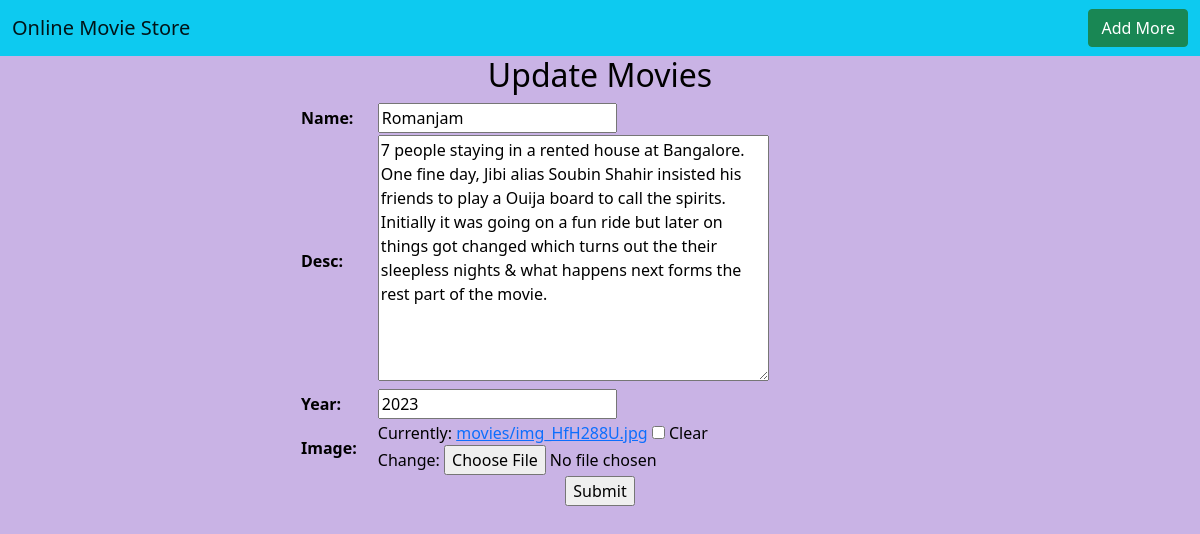
Screenshot of /update/2 with the database file from the repository.
### app1/models.py (models this page shows, shortened)
class Movie(models.Model):
    name=models.CharField(max_length=30)
    desc=models.TextField()
    year=models.IntegerField()
    image=models.ImageField(upload_to='movies',null=True,blank=True)

### app1/views.py (the view)
# urls.py: path('update/<int:pk>',views.Movieupdate.as_view(),name="update"),
class Movieupdate(UpdateView):
    model = Movie
    template_name = "update.html"
    fields = "__all__"
    success_url = reverse_lazy("app1:home")

### templates/update.html (shortened to what this page needs)
<!DOCTYPE html>
{% extends 'base.html' %}
{% load static %}
{% block content %}
<center>
<h2>Update Movies</h2>
    <form method="POST" enctype="multipart/form-data">
        <table>
{{form.as_table}}
            </table>
        <input type="submit">
        </form>
</center>
{% endblock %}

### static/css/style.css (style rules this page uses)
body { background-color:#C9B3E5; color:black; }
table { width:50%; }

### rows the page displays
Movie: name "Romanjam", desc "7 people staying in a rented house at Bangalore. One fine day, Jibi alias Soubin Shahir insisted his friends to play a Ouija board to call the spirits. Initially it was going on a fun ride but later on things got changed which turns out the their sleepless nights & what happens next forms the rest part of the movie.", year "2023"
